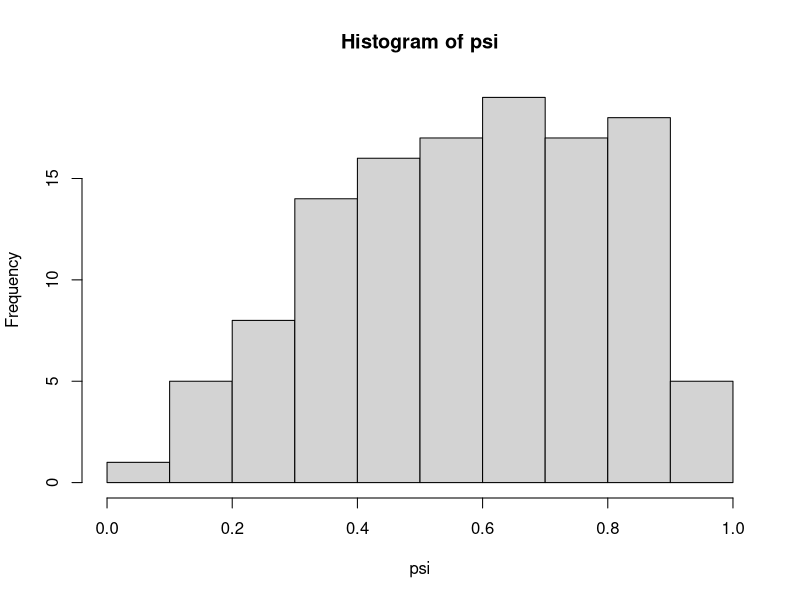
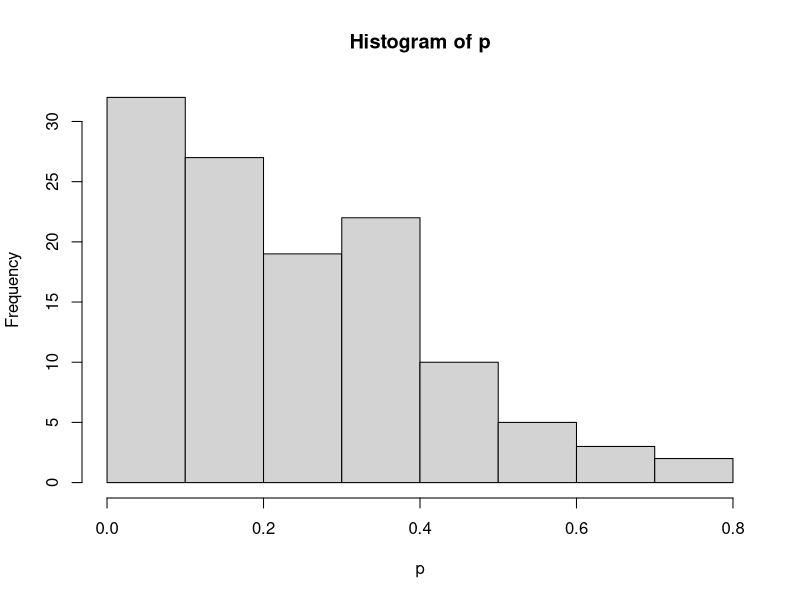

Source code (R) for these figures, in order:
## ---- chunk 1
knitr::opts_chunk$set(fig.width = 6, fig.height = 6,
  collapse = TRUE,
  comment = "#>"
)
## ---- chunk 2
## Number of species (richness)
R <- 120

## Number of sites surveyed 
J <- 15

## Number of visits per site
K <- 3
## ---- chunk 3
## Mean occupancy probability
mu.psi <- 0.6

## Covert to logit-scale
lmu.psi <- qlogis(mu.psi)

## Occupancy sd (and precision)
sd.psi <- 1.25
tau.psi <- 1/sd.psi^2

## Species-specific occupancy probability
lpsi <- rnorm(n = R, mean = lmu.psi, sd = sd.psi)
psi <- plogis(lpsi)
hist(psi)
## ---- chunk 4
## Mean detection probability
mu.p <- 0.2

## Covert to logit-scale
lmu.p <- qlogis(mu.p)

## Detection sd (and precision)
sd.p <- 1
tau.p <- 1/sd.p^2

## Species-specific detection probability
lp <- rnorm(n = R, mean = lmu.p, sd = sd.p)
p <- plogis(lp)
hist(p)
## ---- chunk 5
## True occupancy at each sites
z <- matrix(NA, nrow = R, ncol = J)

for(i in 1:R){
  z[i, ] <- rbinom(n = J, size = 1, prob = psi[i])
}
## ---- chunk 6
## Observed occupancy at each sites
y <- matrix(NA, nrow = R, ncol = J)

for(i in 1:R){
  for(j in 1:J){
      y[i, j] <- rbinom(n = 1, size = K, prob = z[i,j] * p[i])
  }
}
## ---- chunk 7
## Remove species that were never observed
nd <- which(apply(y, 1, max)==0)
y <- y[-nd,]
## ---- chunk 8
## Add augmented individuals
nAug <- 40
aug_mat <- matrix(0, nrow = nAug, ncol = J)

y.aug <- rbind(y, aug_mat)
